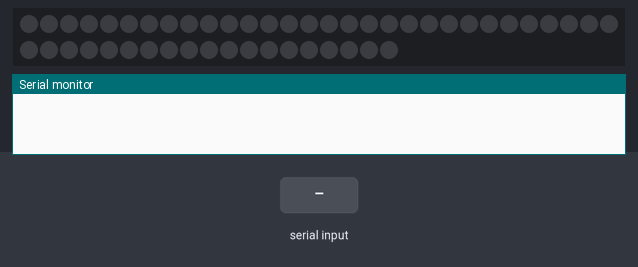
A sketch run on a simulated Arduino Uno, built with avr-gcc and run on an emulated ATmega328P. Parts: 49 RGB LEDs in strip order, left to right, continuing on the next row, the last lines printed to the serial monitor. Inputs (shaded band) come from the test bench. The strip is taken to match the declared colour order.

Above: at 1.2 s.
1.3 s: "1\n" received over Serial
At 1.8 s:
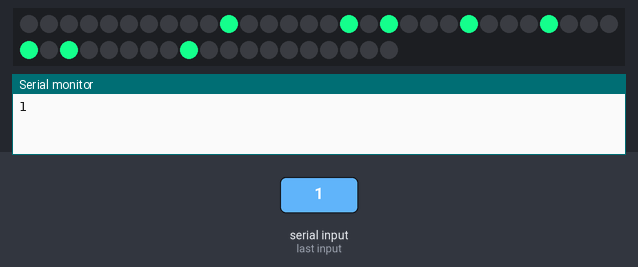
At 2.3 s:
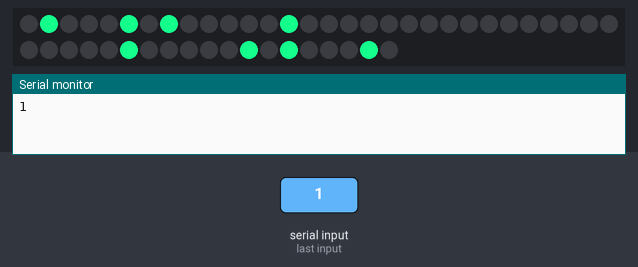
3.5 s: "off\n" received over Serial
5.3 s: "0\n" received over Serial
Timing chart, 0 to 8.3 s (numbered marks = the images above; inputs shaded):
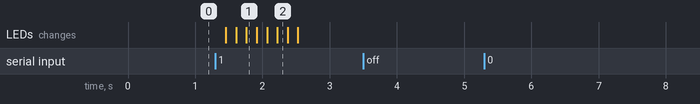

Measured:
- after the input at 1.3 s, the LEDs: first change after 0.16 s (image 1 shows a later state)

The sketch:

DiamondExpandSmooth.ino
```cpp
// Libraries.
#include <Adafruit_NeoPixel.h>
#ifdef __AVR__
  #include <avr/power.h>
#endif

// Universal definitions.
#define PIN 6 // Which pin.
#define STRIPS  7 // Amount of strips.
#define PPS  7 // Pixels per strip.
#define NUMPIXELS   STRIPS * PPS // The number of pixels.
#define BRIGHTNESS  255 // Brightness of the LEDs.
#define COLORS  3 // Amount of colors (red, blue and green).

int LEDMatrix[STRIPS][PPS][COLORS]; // The matrix that represents the real LED array.
int LEDArray[NUMPIXELS][COLORS]; // The LEDArray.

int light1[3] = {255, 140, 20}; //White light
int light2[3] = {0, 0, 0}; //The second light stage, this is off
int nolight[3] = {0, 0, 0}; //No light

boolean runprogram = false;

String command; // Input.

Adafruit_NeoPixel pixels = Adafruit_NeoPixel(NUMPIXELS, PIN, NEO_RGB + NEO_KHZ800);

void setup() // This function gets called once at the beginning.
{
  // Initialize the serial connection
  Serial.begin ( 9600 );
  pixels.setBrightness ( BRIGHTNESS );
  pixels.begin (); // This initializes the NeoPixel library.
  pixels.show (); // Initialize all pixels to 'off'
}

void matrixToArray () { // Converts LEDMatrix to LEDArray.
  for ( int i = 0; i < STRIPS; i++ ) {
    for ( int j = 0; j < PPS; j++ ) {
      for ( int k = 0; k < COLORS; k++ ) {
        if ( i % 2 == 0 ) { LEDArray[i * PPS + j][k] = LEDMatrix[( PPS - 1 ) - j][( PPS - 1 ) - i][k]; }
        else { LEDArray[i * PPS + j][k] = LEDMatrix[j][( PPS - 1 ) - i][k]; }
      }
    }
  }
}

void arrayToColor () { // Converts the elements of LEDArray to actual color. Does also do RGB to BRG conversion
  for ( int i = 0; i < NUMPIXELS; i++ ) {
    pixels.setPixelColor ( i, pixels.Color ( LEDArray[i][2], LEDArray[i][0], LEDArray[i][1] ) );
  }
}

void colorToLight () { // Prints Array.
  pixels.show ();
}

void matrixToLight () { // Does all three previous functions in one.
  matrixToArray ();
  arrayToColor ();
  colorToLight ();
}

void printmatrix(){
  Serial.print("[\n");
  for(int i = 0; i < STRIPS; i++){
    for(int j = 0; j < PPS; j++){
      Serial.print(LEDMatrix[i][j][0] > 0);
      Serial.print(" ");
    }
    Serial.print("|\n");
  }
  Serial.print("]\n\n");
}

void clearmatrix(){
  for ( int i = 0; i < PPS; i++ ) {
    for ( int j = 0; j < STRIPS; j++ ) {
      for ( int k = 0; k < COLORS; k++ ) {
        LEDMatrix[i][j][k] = nolight[k];
      }
    }
  }
}

//The equations which determine the shapes on the matrix
int diagLineDown(int x, int b){
  return -1 * x + b;
}

int diagLineUp(int x, int b){
  return x + b;
}

void lightsOn () {

  int y_down_r, y_down_l, y_up_r, y_up_l;

  //the first loop runs over the different frames of the animated diamond shape
  for(int fr = 0; fr <= STRIPS; fr++){
    //This loop runs over the x coordinates of the matrix
    for ( int j = 0; j < STRIPS; j++ ) {
      //The inverted y coordinates of the lines
      y_down_r = diagLineDown(j, PPS - 1 + fr);
      y_down_l = diagLineDown(j, PPS - 1 - fr);
      y_up_r = diagLineUp(j, fr);
      y_up_l = diagLineUp(j, -fr);

      //Here we loop over the 3 RGB values
      for ( int k = 0; k < COLORS; k++ ) {

        if(fr > 0){
          //Turn the previous lines off using the color settings from light2
          LEDMatrix[PPS - 1 - diagLineDown(j, PPS - 1 + fr - 1)][j][k] = light2[k];
          LEDMatrix[PPS - 1 - diagLineDown(j, PPS - 1 - (fr - 1))][j][k] = light2[k];
          LEDMatrix[PPS - 1 - diagLineUp(j, fr - 1)][j][k] = light2[k];
          LEDMatrix[PPS - 1 - diagLineUp(j, -(fr - 1))][j][k] = light2[k];
        }

        if(j <= STRIPS/2 && j >= STRIPS/2 - fr){
           LEDMatrix[PPS - 1 - y_down_l][j][k] = light1[k];
           LEDMatrix[PPS - 1 - y_up_r][j][k] = light1[k];
        }
        if(j >= STRIPS/2 && j <= STRIPS/2 + fr){
          LEDMatrix[PPS - 1 - y_down_r][j][k] = light1[k];
          LEDMatrix[PPS - 1 - y_up_l][j][k] = light1[k];
        }

      }
    }

    delay(150);
    matrixToLight ();
  }
}

void lightsOff () {
  for ( int i = 0; i < STRIPS; i++ ) {
    for ( int j = 0; j < PPS; j++ ) {
      for ( int k = 0; k < COLORS; k++ ) {
        LEDMatrix[i][j][k] = nolight[k];
      }
    }
  }
  matrixToLight ();
}

void loop () {
  if ( Serial.available() > 0 ) { command = Serial.readStringUntil('\n'); }

  Serial.print(command);

  if ( command == "off" ) {
    lightsOff ();
  }
  if ( command == "1" ) {
    lightsOn ();
  }

}
```
